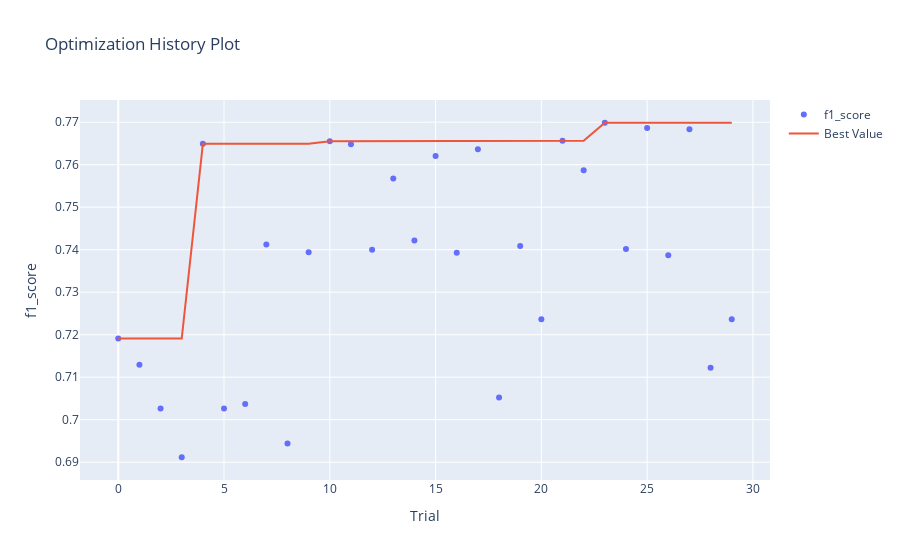

The notebook cell this image was saved under:
### Markdown cell above
График истории оптимизации - отображает количество испытаний на оси Х и метрику на оси Y.

Следует использовать эту диаграмму, чтобы проверить, идет ли оптимизация гиперпараметров в правильном направлении или нет.

### Code cell
optuna.visualization.plot_optimization_history(study, target_name="f1_score")

### Figure 1 — Plotly figure (JSON) as saved in the notebook; plotly's stock layout.template omitted (floating-point values rounded to 4 significant figures)
{"data": [{"mode": "markers", "name": "f1_score", "type": "scatter", "x": [0, 1, 2, 3, 4, 5, 6, 7, 8, 9, 10, 11, 12, 13, 14, 15, 16, 17, 18, 19, 20, 21, 22, 23, 24, 25, 26, 27, 28, 29], "y": [0.7191, 0.7129, 0.7027, 0.6912, 0.7649, 0.7027, 0.7037, 0.7413, 0.6944, 0.7394, 0.7655, 0.7648, 0.74, 0.7568, 0.7422, 0.762, 0.7393, 0.7637, 0.7053, 0.7409, 0.7236, 0.7656, 0.7587, 0.7699, 0.7402, 0.7686, 0.7387, 0.7684, 0.7122, 0.7237]}, {"mode": "lines", "name": "Best Value", "type": "scatter", "x": [0, 1, 2, 3, 4, 5, 6, 7, 8, 9, 10, 11, 12, 13, 14, 15, 16, 17, 18, 19, 20, 21, 22, 23, 24, 25, 26, 27, 28, 29], "y": [0.7191, 0.7191, 0.7191, 0.7191, 0.7649, 0.7649, 0.7649, 0.7649, 0.7649, 0.7649, 0.7655, 0.7655, 0.7655, 0.7655, 0.7655, 0.7655, 0.7655, 0.7655, 0.7655, 0.7655, 0.7655, 0.7656, 0.7656, 0.7699, 0.7699, 0.7699, 0.7699, 0.7699, 0.7699, 0.7699]}, {"marker": {"color": "#cccccc"}, "mode": "markers", "name": "Infeasible Trial", "showlegend": false, "type": "scatter", "x": [], "y": []}], "layout": {"title": {"text": "Optimization History Plot"}, "xaxis": {"title": {"text": "Trial"}}, "yaxis": {"title": {"text": "f1_score"}}}}
